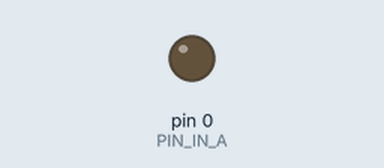
Simulated run of this sketch. Board: Arduino Uno, built with avr-gcc and run on an emulated ATmega328P. Parts: output pins drawn as LEDs (lit = HIGH).

Above: at 4.0 s.
At 11.0 s:
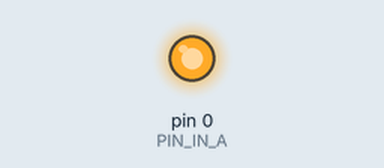
Timing chart, 0 to 20.8 s (numbered marks = the images above):
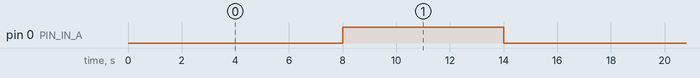

The sketch:

pwm_control.ino
```cpp
#define PIN_IN_A 0
#define PIN_IN_B 0
#define PIN_EN 0

#define MAX_VALUE 255

void setup() {
    pinMode(PIN_IN_A, OUTPUT);
    pinMode(PIN_IN_B, OUTPUT);
    pinMode(PIN_EN, OUTPUT);

    digitalWrite(PIN_IN_A, LOW);
    digitalWrite(PIN_IN_B, LOW);
    digitalWrite(PIN_EN, LOW);
}

void loop() {
    // rotate (1/4)
    analogWrite(PIN_EN, MAX_VALUE / 4);
    digitalWrite(PIN_IN_A, HIGH);
    digitalWrite(PIN_IN_B, LOW);
    delay(2000);

    // rotate (1/2)
    analogWrite(PIN_EN, MAX_VALUE / 2);
    digitalWrite(PIN_IN_A, HIGH);
    digitalWrite(PIN_IN_B, LOW);
    delay(2000);

    // rotate (full)
    analogWrite(PIN_EN, MAX_VALUE);
    digitalWrite(PIN_IN_A, HIGH);
    digitalWrite(PIN_IN_B, LOW);
    delay(2000);

    // stop
    digitalWrite(PIN_EN, LOW);
    delay(2000);

    // change direction

    // rotate (1/4)
    analogWrite(PIN_EN, MAX_VALUE / 4);
    digitalWrite(PIN_IN_A, LOW);
    digitalWrite(PIN_IN_B, HIGH);
    delay(2000);

    // rotate (1/2)
    analogWrite(PIN_EN, MAX_VALUE / 2);
    digitalWrite(PIN_IN_A, LOW);
    digitalWrite(PIN_IN_B, HIGH);
    delay(2000);

    // rotate (full)
    analogWrite(PIN_EN, MAX_VALUE);
    digitalWrite(PIN_IN_A, LOW);
    digitalWrite(PIN_IN_B, HIGH);
    delay(2000);

    // stop
    digitalWrite(PIN_EN, LOW);
    delay(2000);
}
```

Measured:
- by itself, pin 0 (PIN_IN_A): alternates HIGH for 6.0 s and LOW for 10.0 s
